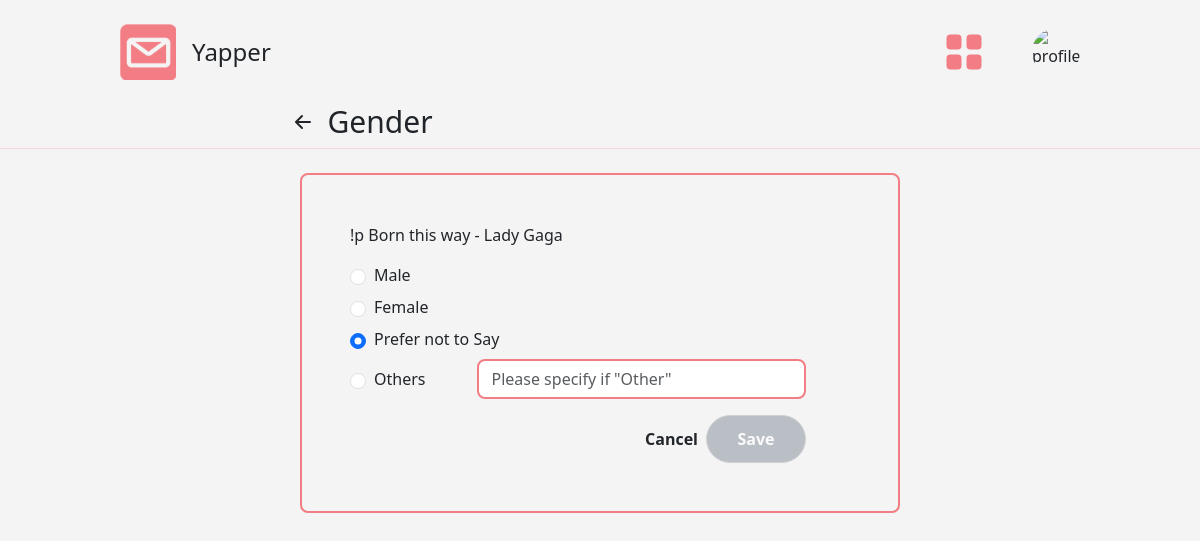
Screenshot of /UserProfile/profilePage/Gender (signed in) with the database file from the repository.
### landing/models.py (models this page shows, shortened)
class CustomUser(AbstractUser):
    pnumber = models.CharField(max_length=13, unique=True)  # Add pnumber field
    middle_name = models.CharField(max_length=30,blank=True, null=True)
    birthday = models.DateField(blank=True, null=True)
    gender = models.CharField(max_length=50, default='PNS')
    home_address = models.CharField(max_length=200, blank=True, null=True)
    work_address = models.CharField(max_length=200, blank=True, null=True)
    profile_picture = models.ImageField(upload_to='profile_pictures/', blank=True,default='images/default_profile.jpg')

### UserProfile/views.py (the view)
# urls.py: path('profilePage/Gender', views.changeGender, name='changeGender'),
@login_required
def changeGender(request):
    user = request.user
    if request.method == 'POST':
        form = ChangeGenderForm(request.POST, user=user)
        if form.is_valid():
            password = form.cleaned_data['pass_verification']
            if authenticate(username=user.username, password=password):
                user.gender = form.cleaned_data['gender']
                if form.cleaned_data['gender'] == 'Other':
                    user.gender = form.cleaned_data['other_gender']  # Use custom gender if "Other" selected
                user.save(update_fields=['gender'])
                return JsonResponse({'success': True})  # Send success response
            else:
                return JsonResponse({'success': False, 'error': 'Invalid password, please try again.'}, status=400)
        else:
            errors = form.errors.as_json()
            return JsonResponse({'success': False, 'errors': errors}, status=400)
    else:
        form = ChangeGenderForm(initial={
            'gender': user.gender
        }, user=user)
    return render(request, 'genderChange.html', {'form': form})

### UserProfile/Utils/context_processors.py (called while the page is built)
def user_profile_picture(request):
    user = request.user
    if user.is_authenticated and user.profile_picture and hasattr(user.profile_picture, 'url'):
        profile_picture = user.profile_picture.url
        first_name = user.first_name
        last_name = user.last_name
    else:
        profile_picture = static('images/default_profile.jpg')
        first_name = ''
        last_name = ''
    print(profile_picture) # Debugging
    return {'profile_picture_url': profile_picture,
            'first_name': first_name,
            'last_name': last_name,}

### UserProfile/templates/genderChange.html (shortened to what this page needs)
{% load static %}
<!DOCTYPE html>
<html lang="en">
  <head>
    <link
      href="https://cdn.jsdelivr.net/npm/bootstrap@5.3.3/dist/css/bootstrap.min.css"
      rel="stylesheet"
    />
    <script src="https://cdn.tailwindcss.com"></script>
  </head>
  <body class="bg-[#F4F4F4]">
    {% include 'components/header.html' %}
    <a href="{% url 'profile' %}">
      <div class="w-3/5 flex justify-center items-center gap-2 mb-2">
        <svg
          xmlns="http://www.w3.org/2000/svg"
          width="32"
          height="32"
          fill="currentColor"
          class="bi bi-arrow-left-short"
          viewBox="0 0 16 16"
        >
          <path
            fill-rule="evenodd"
            d="M12 8a.5.5 0 0 1-.5.5H5.707l2.147 2.146a.5.5 0 0 1-.708.708l-3-3a.5.5 0 0 1 0-.708l3-3a.5.5 0 1 1 .708.708L5.707 7.5H11.5a.5.5 0 0 1 .5.5"
          />
        </svg>
        <label class="text-3xl font-light">Gender</label>
      </div>
    </a>
    <hr class="border-[#f37d84]" />
    <div class="flex flex-col items-center">
      <div
        class="border-2 border-[#F37D84] my-6 mx-12 w-3/4 lg:w-1/2 rounded-lg"
      >
        <form
          action="{% url 'changeGender' %}"
          id="myForm"
          method="post"
          class="flex flex-col m-12 gap-3"
        >
          <p>!p Born this way - Lady Gaga</p>
          <div class="flex flex-col gap-2">
            <div class="flex flex-row items-center gap-2">
              <input class="form-check-input" type="radio" name="gender"
              value="Male" id="Male"  />
              <label for="Male" name="genderRadio">Male</label>
            </div>
            <div class="flex flex-row items-center gap-2">
              <input class="form-check-input" type="radio" name="gender"
              value="Female" id="Female"  />
              <label for="Female" name="genderRadio">Female</label>
            </div>
            <div class="flex flex-row items-center gap-2">
              <input class="form-check-input" type="radio" name="gender"
              value="PNS" id="PNS" {% if form.gender.value == "PNS" %} checked
              {% endif %} />
              <label for="PNS" name="genderRadio">Prefer not to Say</label>
            </div>
            <div class="flex flex-row items-center gap-2">
              <input class="form-check-input" type="radio" name="gender"
              value="Other" id="Others"  />
              <label for="Others" name="genderRadio">Others</label>
              {{ form.other_gender }}
            </div>
          </div>
          {% include 'components/submitButtons.html' %}
        </form>
      </div>
    </div>
  </body>
</html>

### rows the page displays
CustomUser: gender "☐ Male", gender "☐ Female", gender "☑ Prefer not to Say", gender "☐ Others"
